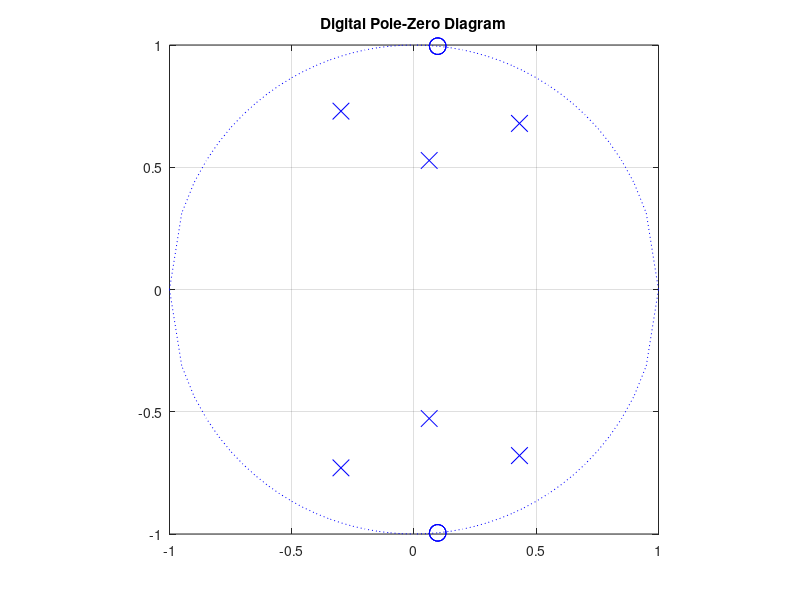
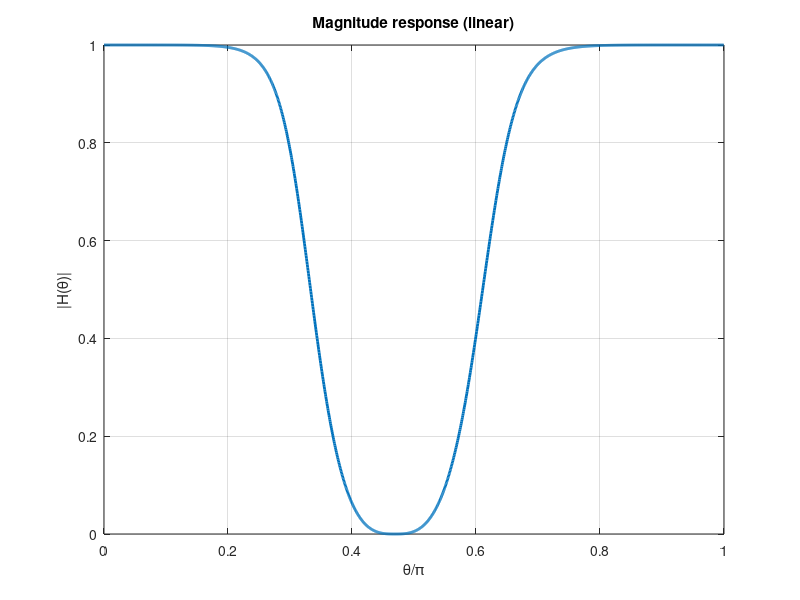
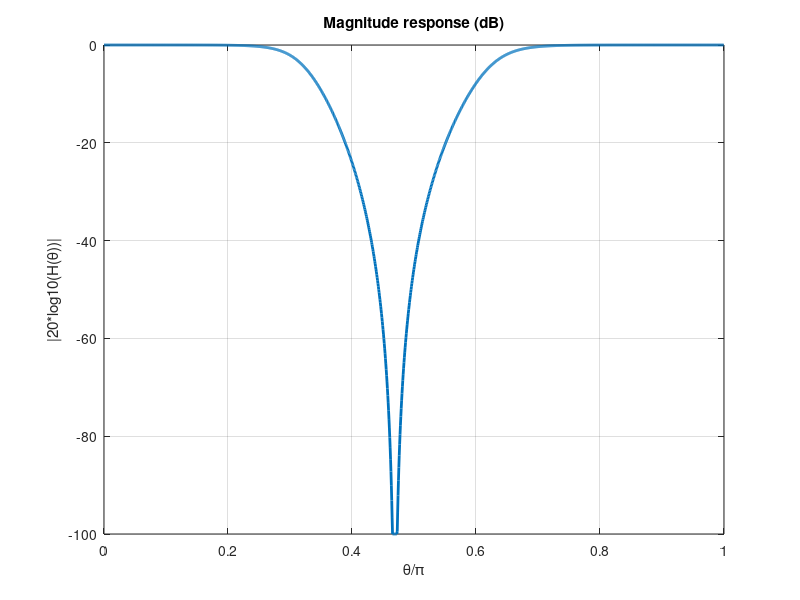
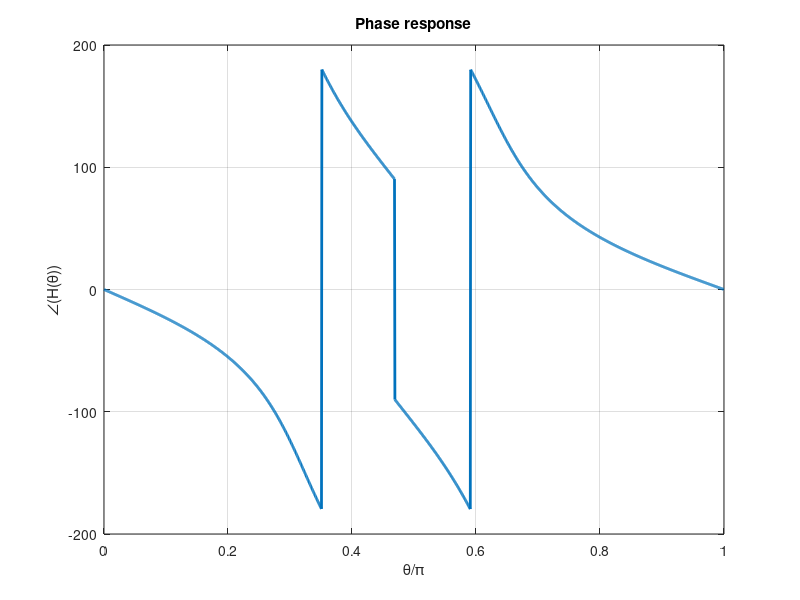

The MATLAB script that drew these images, in order:
clear all;format compact;format long;clc;
Ap=1;As=24;f1=1100;f2=1600;f3=2100;f4=2700;fsampling=8000;excess='pass';
%f to theta
theta1=2*pi*f1/fsampling
theta2=2*pi*f2/fsampling
theta3=2*pi*f3/fsampling
theta4=2*pi*f4/fsampling
%Prewarp
w1=2*fsampling*tan(theta1/2)
w2=2*fsampling*tan(theta2/2)
w3=2*fsampling*tan(theta3/2)
w4=2*fsampling*tan(theta4/2)
%Backward transformation
Ws1=w2*(w4-w1)/(w1*w4-w2^2)
Ws2=w3*(w4-w1)/(w3^2-w1*w4)
Wp=1
Ws=min(abs(Ws1),abs(Ws2))
%Cutoff frequency adjustments to meet the excess tolerance requirements.
w2a=w2;w3a=w3;
if abs(Ws1)>abs(Ws2)
    w2a=w1*w4/w3;
else
    w3a=w1*w4/w2;
end
w2a
w3a
theta2a=2*atan(w2a/(2*fsampling))
theta3a=2*atan(w3a/(2*fsampling))

%Step 4 Order n of normalized LPF
n=log10((10^(0.1*As)-1)/(10^(0.1*Ap)-1))/(2*log10(Ws))
n=ceil(n)

%Recalculation of Ap, As, epsilon, 3dB cutoff frequency Wc
Ap1=Ap;
As1=As;
if excess == lower('stop')
    As1=10*log10(Ws^(2*n)*(10^(0.1*Ap1)-1)+1);
    epsilon=sqrt(10^(0.1*As1)-1)/Ws^n;
    Wc=1/epsilon^(1/n);
else
    Ap1=10*log10((10^(0.1*As1)-1)/Ws^(2*n)+1);
    epsilon=sqrt(10^(0.1*Ap1)-1);
    Wc=1/epsilon^(1/n);
end
Ap1
As1
epsilon

%Step 5 Normalized lowpass poles and zeros
k=0:ceil((n-3)/2);
S=exp(j*pi*(2*k+n+1)/(2*n));
S=[S,conj(S)];
S=cplxpair(S);

%check if odd
if rem(n,2)==1 S=[-1,S]; end
%poles
S=reshape(S,[1,n])
%zeros at inf
SZ=realmax*ones(1,n)
S=Wc*S

%
%Frequency transformation
wo=sqrt(w1*w4)
s1=(1./(2*S)).*(w4-w1+sqrt((w4-w1)^2-4*w1*w4*S.^2));
s2=(1./(2*S)).*(w4-w1-sqrt((w4-w1)^2-4*w1*w4*S.^2));
s=[s1,s2];
s=cplxpair(s)
sza1=j*sqrt(w1*w4)
sza2=-j*sqrt(w1*w4)
sza=[sza2,sza1,sza2,sza1,sza2,sza1];
sa2=reshape(s,[2,n]);
sz=sza;
% if rem(n,2)==1 sz=[-j*wo,j*wo,sza]; end
sz
%Digital poles and zeros
p=(2*fsampling+s)./(2*fsampling-s)
p1=reshape(p,[2,n]);
z=(2*fsampling+sz)./(2*fsampling-sz)
z1=reshape(z,[2,n]);
DenSOS=[ones(1,n);-sum(p1);prod(p1)]
NumSOS=[ones(1,n);-sum(z1);prod(z1)]

%b0
wp=sqrt(w1*w4)
thetap=2*atan(wp/(2*fsampling))
b0=sum(DenSOS)./sum(NumSOS)
b0b=prod(b0)
b01=ones(3,1)*b0
Den=poly(p)
Num=poly(z)
singleb0=b0b
Num1=singleb0*Num
NumSOS1=b01.*NumSOS
%Plots
x=-1:0.05:1;
ty=sqrt(1-x.^2);
figure(1);
plot(x,ty,':b',x,-ty,':b');
hold on;
plot(real(p),imag(p),'bx','MarkerSize',12);hold on;
plot(real(z),imag(z),'bo','MarkerSize',12);grid on;
axis([-1,1,-1,1]);axis square;
nstr=num2str(n);
title('Digital Pole-Zero Diagram');hold off;
theta=0:0.002:pi;
Q=exp(-j*[0:2]'*theta);
H=singleb0*Num*exp(-j*[0:length(Num)-1]'*theta) ...
./(Den*exp(-j*[0:length(Den)-1]'*theta));
figure(2);plot(theta/pi,abs(H),'LineWidth',2);grid on;
xlabel('\theta/\pi');ylabel('|H(\theta)|');
title('Magnitude response (linear)');
Mag=20*log10(abs(H));
Th=-100;
Mag=(Mag >= Th).*Mag + Th*(Mag < Th);
figure(3);plot(theta/pi,Mag,'LineWidth',2);grid on;
xlabel('\theta/\pi');ylabel('|20*log10(H(\theta))|');
title('Magnitude response (dB)');
figure(4);plot(theta/pi,angle(H)*180/pi,'LineWidth',2);grid on;
xlabel('\theta/\pi');ylabel('\angle(H(\theta))');
title('Phase response');
H0=abs(H(1))
H1=abs(H(length(H)))
wo=sqrt(w1*w4)
thetao=2*atan(wo/(2*fsampling));
thetac=[theta1,theta2a,theta2,theta3,theta3a,theta4,thetao];
Qc=exp(-j*[0:2]'*thetac);
Hc=singleb0*Num*exp(-j*[0:length(Num)-1]'*thetac) ...
./(Den*exp(-j*[0:length(Den)-1]'*thetac));
Hc=20*log10(abs(Hc))
Ap1
As1